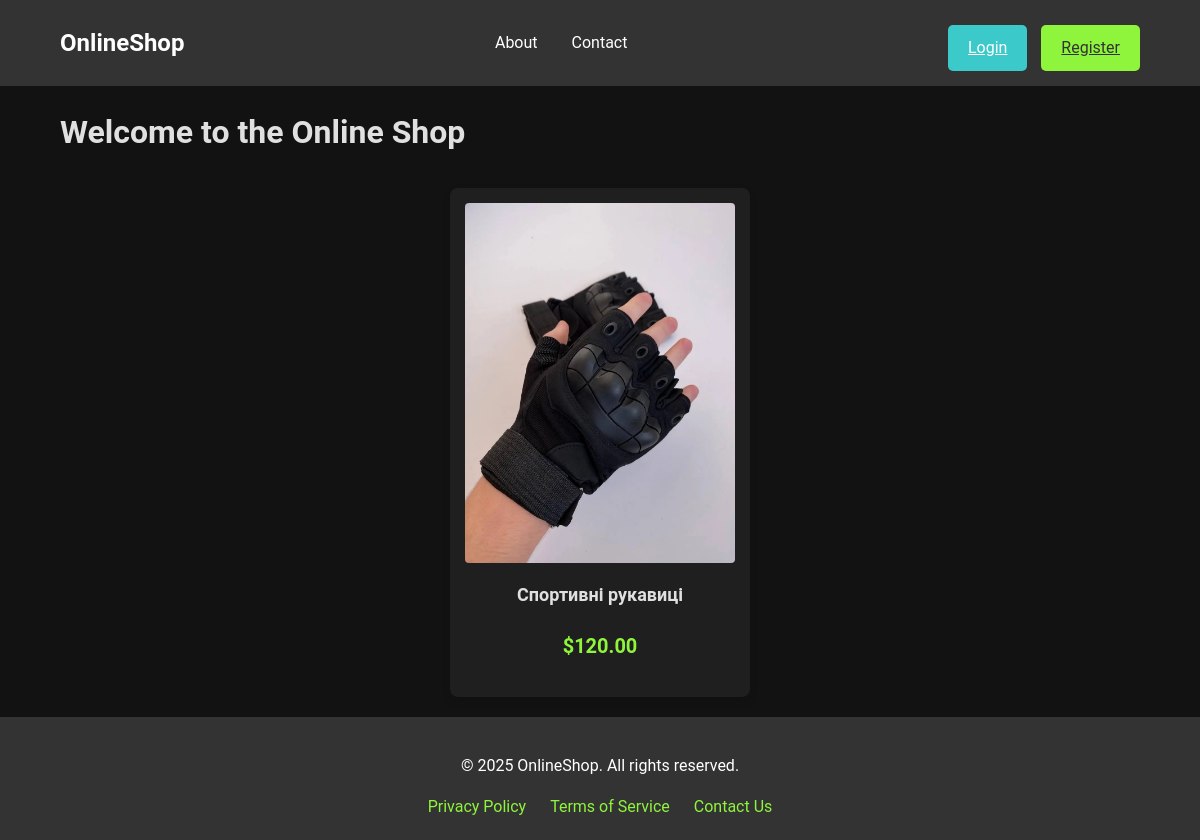
The page / on the database its author committed.
### store/models.py (models this page shows, shortened)
class Product(models.Model):
    name = models.CharField(max_length=100)
    description = models.TextField()
    price = models.DecimalField(max_digits=10, decimal_places=2)
    image = models.ImageField(upload_to='products/')

### store/views.py (the view)
# urls.py: path('', views.home, name='home'),
def home(request):
    products = Product.objects.all()
    return render(request, 'home.html', {'products': products})

### templates/home.html (shortened to what this page needs)
{% load static %}
<!DOCTYPE html>
<html lang="en">
<head>
    <link rel="stylesheet" href="{% static 'css/styles.css' %}">
</head>
<body>
    <header>
        <div class="container header">
            <a href="{% url 'home' %}" class="logo">OnlineShop</a>
            <nav>
                <a href="{% url 'about' %}">About</a>
                <a href="{% url 'contact' %}">Contact</a>
            </nav>
            <div class="auth-buttons">
                <a href="{% url 'login' %}" class="btn">Login</a>
                <a href="{% url 'register' %}" class="btn btn-primary">Register</a>
            </div>
        </div>
    </header>
    <main>
        <div class="container">
            <h1>Welcome to the Online Shop</h1>
            <div class="products">
                {% for product in products %}
                <div class="product">
                    <a href="{% url 'product_detail' product.id %}" class="product-link">
                        <img src="{{ product.image.url }}" alt="{{ product.name }}">
                        <h3>{{ product.name }}</h3>
                        <p class="price">${{ product.price }}</p>
                    </a>
                </div>
                {% endfor %}
            </div>
        </div>
    </main>
    <footer>
        <div class="container footer">
            <p>&copy; 2025 OnlineShop. All rights reserved.</p>
            <nav>
                <a href="#">Privacy Policy</a>
                <a href="#">Terms of Service</a>
                <a href="#">Contact Us</a>
            </nav>
        </div>
    </footer>
</body>
</html>

### store/static/css/styles.css (style rules this page uses)
body { font-family: 'Roboto', sans-serif; margin: 0; padding: 0; background-color: #121212; color: #e0e0e0; line-height: 1.6; }
.container { width: 90%; max-width: 1200px; margin: 0 auto; }
header { background-color: #333; color: #fff; padding: 15px 0; }
.header { display: flex; justify-content: space-between; align-items: center; }
.logo { font-size: 24px; font-weight: bold; color: #fff; text-decoration: none; }
nav a { color: #fff; text-decoration: none; margin: 0 15px; font-size: 16px; transition: color 0.3s; }
.auth-buttons a { margin-left: 10px; }
.btn, .btn-login, .btn-register { display: inline-block; padding: 10px 20px; font-size: 16px; border: none; border-radius: 5px; text-align: center; cursor: pointer; transition: background-color 0.3s ease, transform 0.2s ease; margin-top: 10px; background-color: #3cc9c9; color: #fff; }
.btn-primary { background-color: #8ff53c; color: #333; }
.products { display: grid; grid-template-columns: repeat(auto-fit, minmax(250px, 1fr)); gap: 20px; margin-top: 30px; }
.product { background: #1f1f1f; border-radius: 8px; box-shadow: 0 4px 10px rgba(0, 0, 0, 0.1); overflow: hidden; transition: transform 0.3s ease; max-width: 300px; margin: 0 auto; }
.product-link { text-decoration: none; color: inherit; display: block; padding: 15px; text-align: center; }
.product img { max-width: 100%; height: auto; border-radius: 4px; }
.product h3 { font-size: 18px; margin: 10px 0; }
.price { font-size: 20px; color: #8ff53c; font-weight: bold; }
footer { background: #333; color: #fff; padding: 20px 0; text-align: center; margin-top: 20px; }
footer nav a { color: #8ff53c; margin: 0 10px; text-decoration: none; }

### rows shown on the page
Product: image (picture), name "Спортивні рукавиці", price "120.00"
